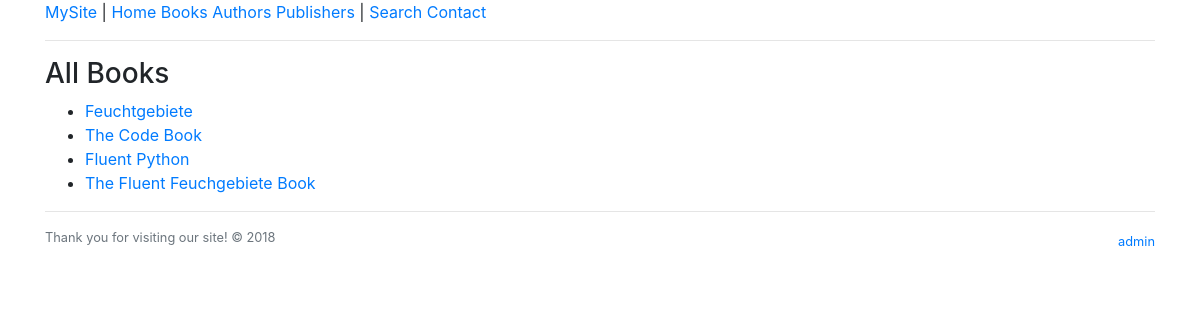
Before: /books/book with the older database file.
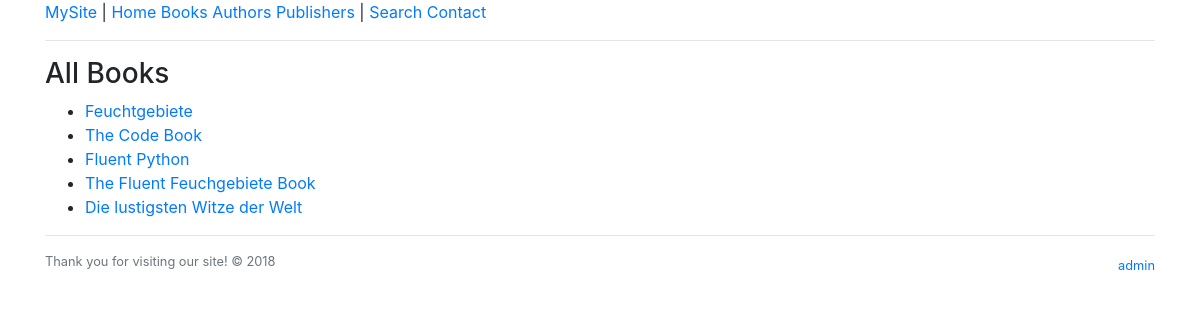
After: the same page with the newer database file.
### books/models.py (models this page shows, shortened)
class Book(models.Model):
    title = models.CharField(max_length=100)
    authors = models.ManyToManyField(Author)
    publisher = models.ForeignKey(Publisher, on_delete=models.CASCADE)
    publication_date = models.DateField()

### books/views.py (the view)
# urls.py: path("book", views.list_books, name="book_list"),
def list_books(request):
    books = Book.objects.all()
    return render(request, "books/list_books.html", {"books": books})

### templates/books/list_books.html (shortened to what this page needs)
{% extends "books/base.html" %}
{% block content %}
  <h3>All Books</h3>
  <ul>
  {% for book in books %}
    <li><a href="{% url 'books:book_details' book.id %}">{{ book.title }}</a></li>
  {% endfor %}
  </ul>
{% endblock %}

Changed rows visible on the page:
added Book: title "Die lustigsten Witze der Welt"
